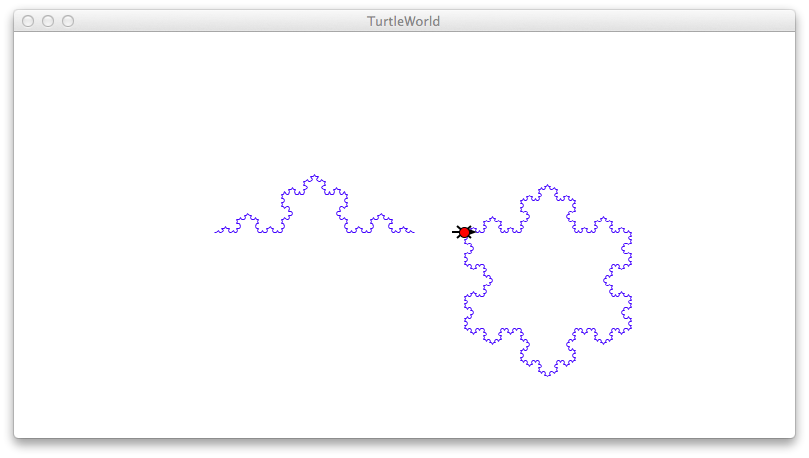

This figure's Python source:
# This is where Exercise 5.6 goes
# Name:Olha Vasylevska

from swampy.TurtleWorld import *		
world = TurtleWorld()			
bob = Turtle()	
print bob	

#-------- koch() function ------
# This function takes two parameters (turtle and curve length) and draws a Koch curve 

def koch(t, x):
	if x<3:
		fd(t, x)
		return
	length=x/3.0
	angle=60
	koch(t, length)
	lt(t, angle)
	koch(t, length)
	rt(t, 2*angle)
	koch(t, length)
	lt(t, angle)
	koch(t, length)

bob.delay=0.01
koch(bob, 100)

pu(bob)
fd(bob, 50)
pd(bob)


# ---------snowflake() function----------
# This function takes two parameters (turtle and curve length) and uses koch() function 
# to draw a snowflake

def snowflake(t, x):
	for i in range(3):
		koch(t, x)
		rt(t, 120)

snowflake(bob, 100)
wait_for_user()
